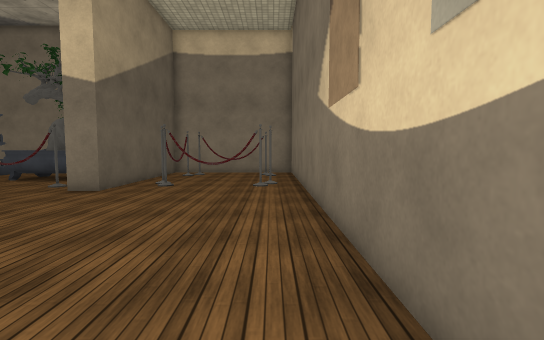
view 1 (above)

22 first-person views from a walk through a scene from a Unity 3-D project. The camera is 1.3 m above the floor, tilts 4° down and sees 85° across. The floor is counted in squares, 1 m on a side. Each view is taken from the middle of a square. On the plan, view 1 faces up. The plan holds only what a view shows up to about 14 squares ahead; the rest is blank. The player is left out. Some surface patterns are stand-ins.

view 2
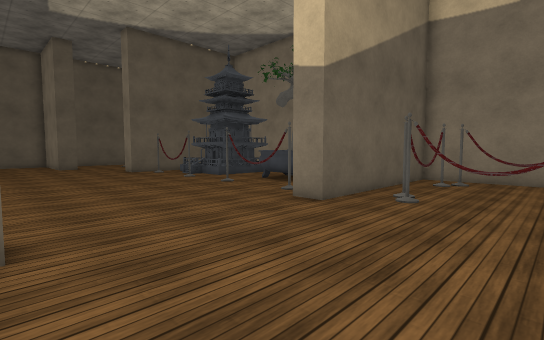

view 3
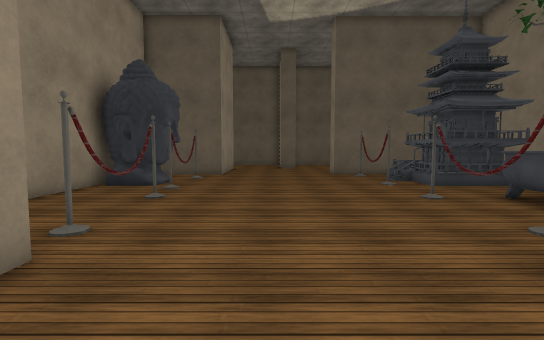

view 4
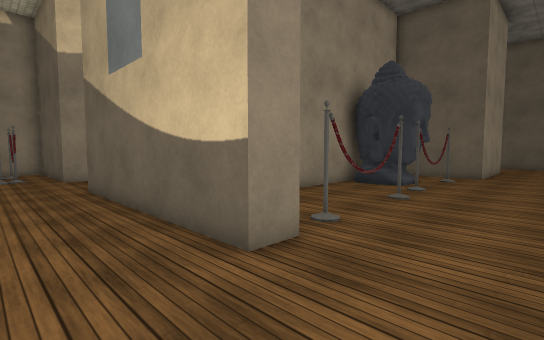

view 5
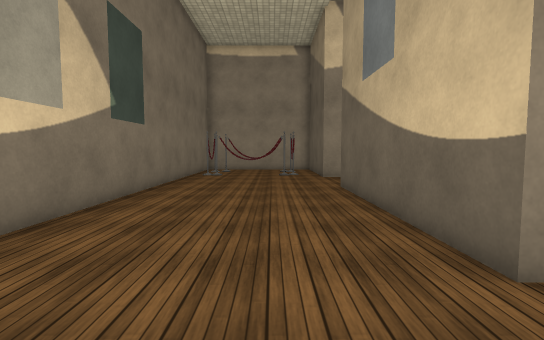

view 6
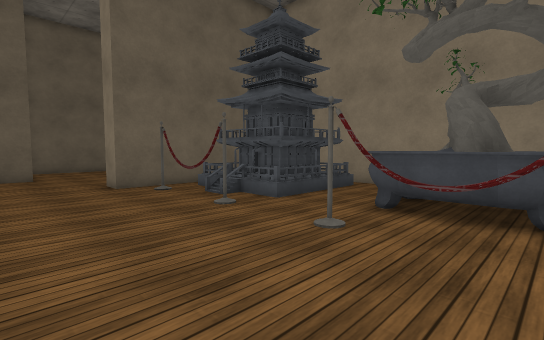

view 7
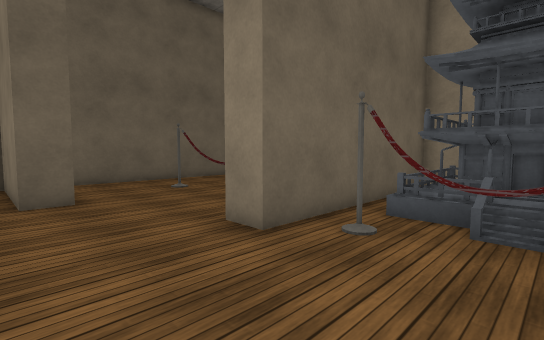

view 8
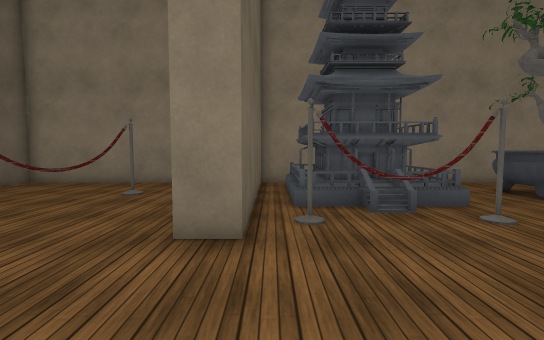

view 9
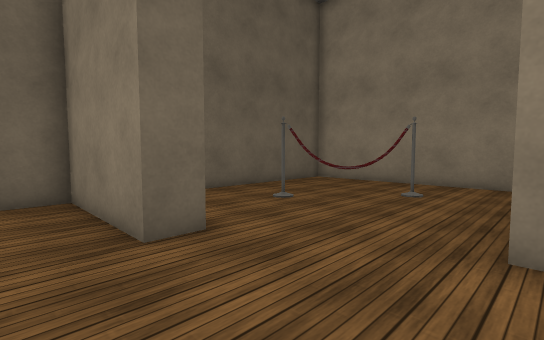

view 10
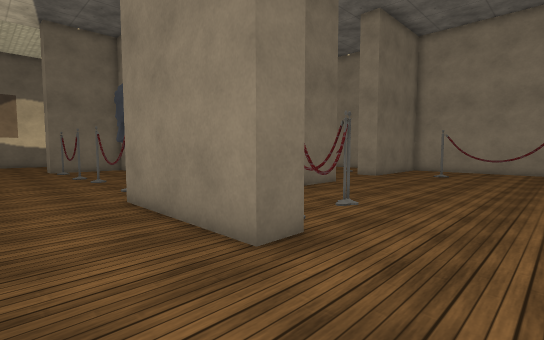

view 11
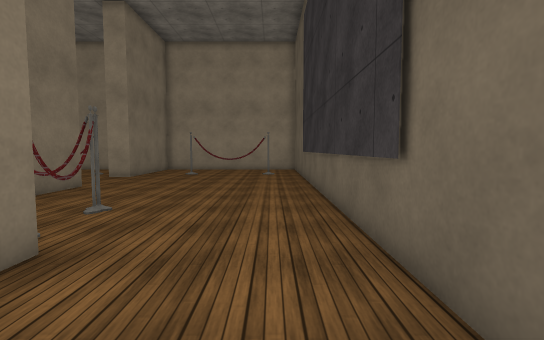

view 12
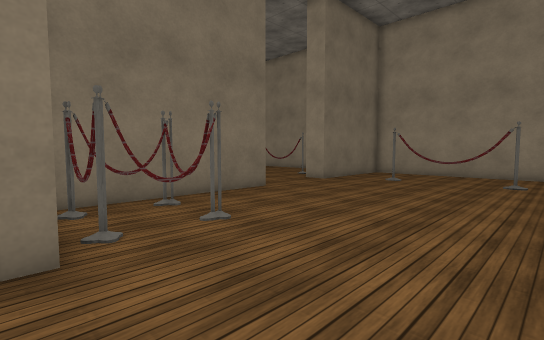

view 13
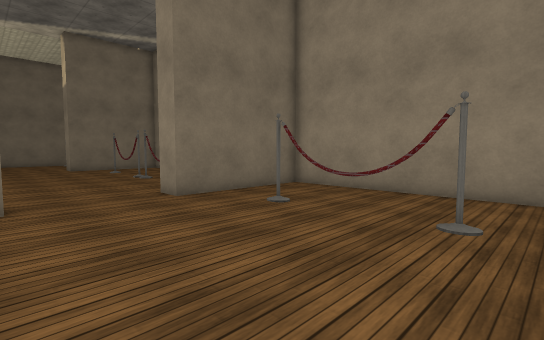

view 14
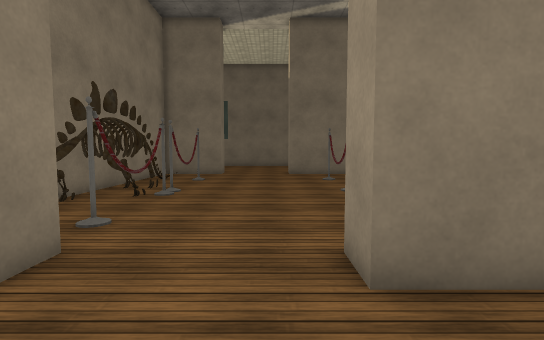

view 15
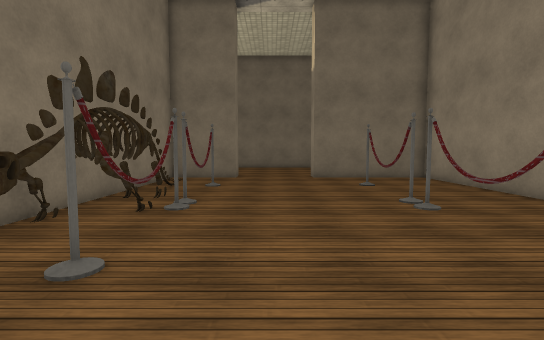

view 16
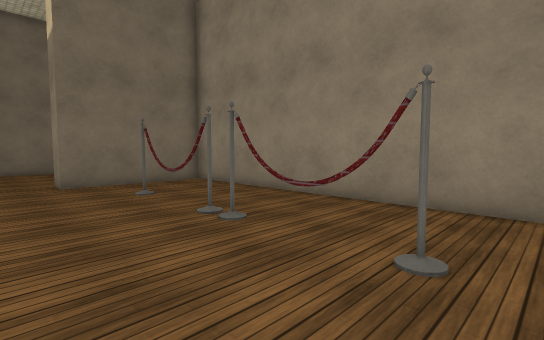

view 17
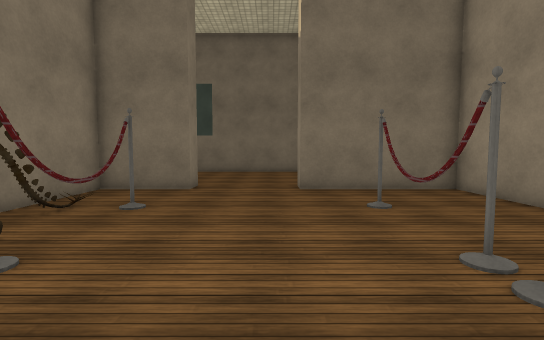

view 18
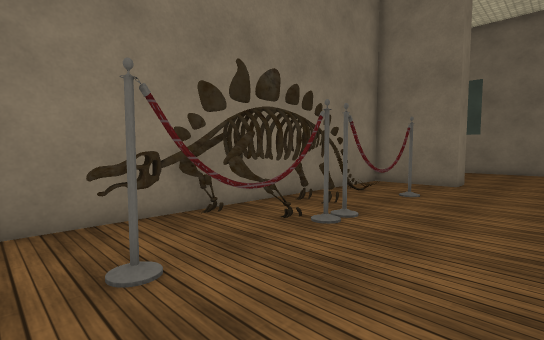

view 19
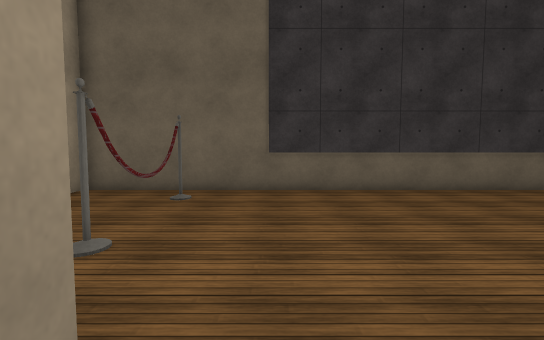

view 20
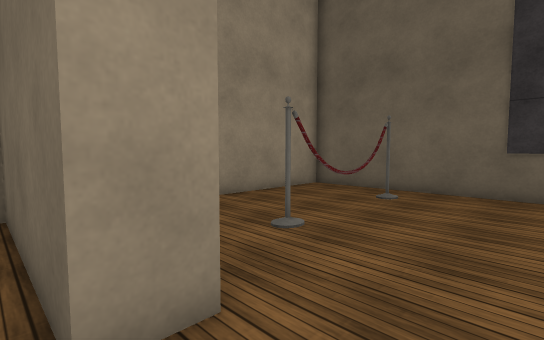

view 21
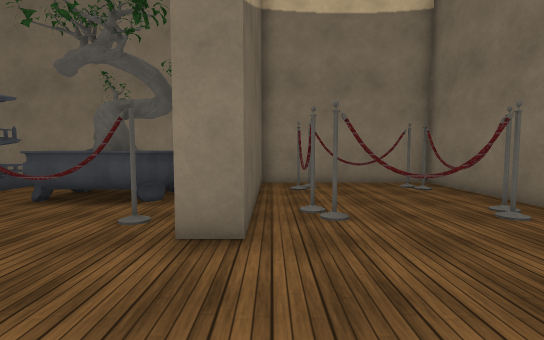

view 22
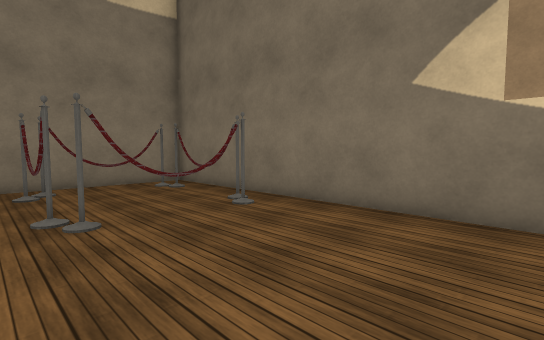

### Floor plan
Key: @ floor where view 1 was taken; # wall or solid block; . floor; = window, fence, low wall or low ledge; T thing the floor can be seen under or through; O other object.
Columns run from 28 left of view 1 to 1 right of it. Each row starts with its distance up from view 1.
 17 ##############################
 16 #........#.   ......  #......#
 15 #........#.OOOO.....  #.######
 14 #........#.OOOO..OOOO #.T...##
 13 #....O...#.OOOO..OOOO #.T...=#
 12 #...OO...#.OOOO..OOO#.#.T...##
 11 #........#............#.TTTT##
 10 #........#.####..TTTT.#......#
  9 #............................#
  8 #............................#
  7 #####........................#
  6 #............................#
  5 #............................#
  4 #............................#
  3 #....#####..#..#.####.#......#
  2 #.....T#.#...OO.......#......#
  1 #.....T=.#    #.....  #......#
  0 #.....TT.#   ##....   #.....@#
 -1 #........##############......#
 -2 #........#...OOOO.....#......#
 -3 #........#.OOOOOOO. ..#......#
 -4 #........#.##=###=#...#......#
 -5 #............................#
 -6 #............................#
 -7 #............................#
 -8 #........#............#......#
 -9 #.TTTTT..#.####.####..#.#
-10 #........#............#.#
-11 #........#............#.#
-12 #........#............#
-13 #######################

Positions as (right, up) in squares from view 1, and headings:
1: (0, 0), facing up
2: (-1, 3), facing up-left
3: (-3, 6), facing left
4: (-3, 6), facing down-left
5: (-3, 6), facing down
6: (-8, 6), facing up-left
7: (-15, 6), facing up-left
8: (-18, 5), facing up
9: (-19, 5), facing up-left
10: (-26, 6), facing down-right
11: (-26, 6), facing down
12: (-27, 3), facing down-right
13: (-27, -4), facing down-right
14: (-22, -7), facing right
15: (-20, -6), facing right
16: (-18, -6), facing down-right
17: (-16, -7), facing right
18: (-18, -7), facing up-right
19: (-18, -7), facing left
20: (-18, -6), facing down-left
21: (-5, 5), facing up
22: (-5, 5), facing up-right
